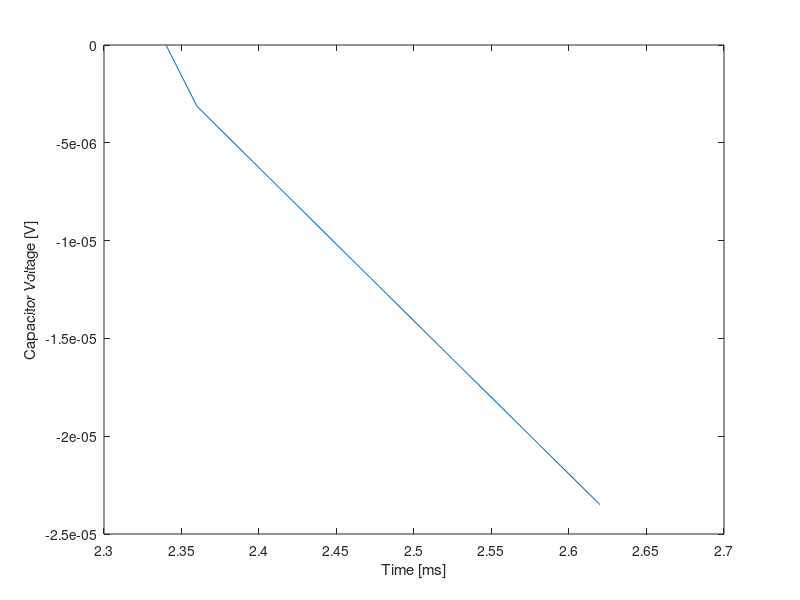

This chart was generated by the following MATLAB code:
%Initial values
RS = 51000;
RF = 10000;
VS = 4;
t0 = -0.18;
C = 0.0047;
T = RS*C;

% Points
t = [-0.18, -0.14, -0.12, -0.10, -0.08, -0.06, -0.04, -0.02, 0.00, 0.02, 0.04, 0.06, 0.08, 0.10, 0.12];
t2 = [2.34, 2.36, 2.38, 2.40, 2.42, 2.44, 2.46, 2.48, 2.50, 2.52, 2.54, 2.56, 2.58, 2.60, 2.62];
vRF_points = [0.00, 0.32, 0.60, 0.88, 1.12, 1.36, 1.56, 1.72, 1.92, 2.08, 2.20, 2.32, 2.48, 2.56, 2.68];
vRF_points2 = [3.72, 3.44, 3.16, 2.88, 2.64, 2.40, 2.20, 2.04, 1.88, 1.72, 1.56, 1.48, 1.32, 1.20, 1.12];

% Equations
v = VS * exp(-(t-t0)/T) .* (t-t0);
it = -(VS/RS) * exp(-(t-t0)/T) .* (t-t0);

% Plotting Pt1 (Note: plot one at a time -_-)
% figure, hold on
% plot(t, vRF_points);
% plot(t, v)

% Plotting Pt2 (Note: plot one at a time -_-)
% plot(t2, vRF_points2)
plot(t2, it)

% Axis labels
xlabel('Time [ms]')
ylabel('Capacitor Voltage [V]')